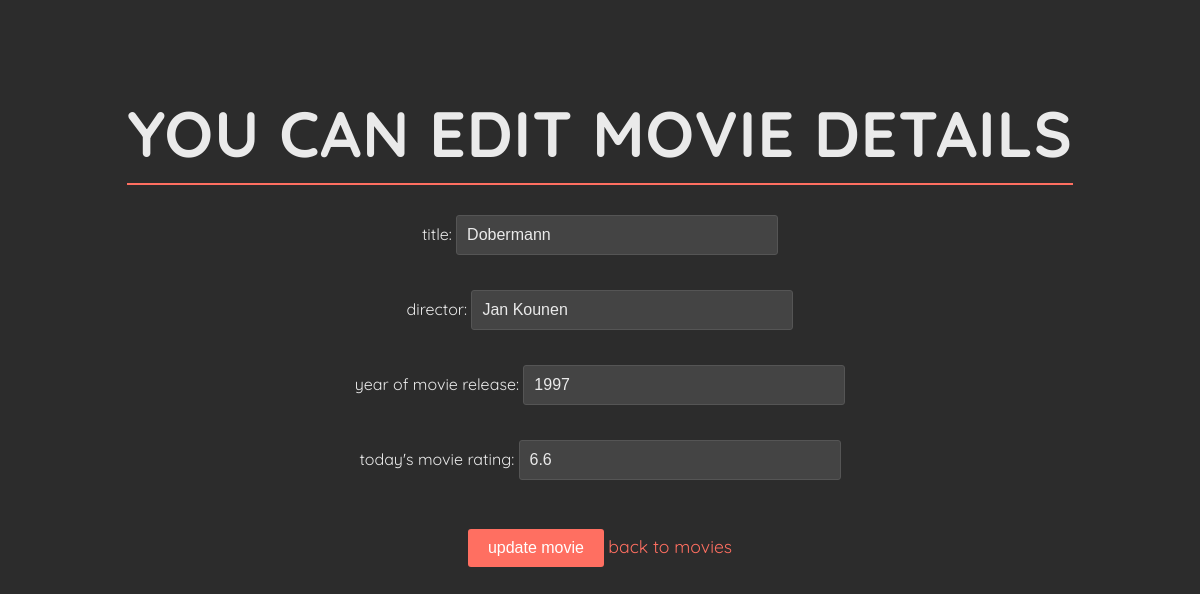
Page /movies/7/edit on the committed database.
### data_models.py (models this page shows, shortened)
class Movie(db.Model):
    __tablename__ = 'movies'
    movie_id = db.Column(db.Integer, primary_key=True, autoincrement=True)
    title = db.Column(db.String(250), nullable=False)
    director = db.Column(db.String(200), nullable=False)
    release_year = db.Column(db.Integer, nullable=False)
    movie_rating = db.Column(db.Float, nullable=False)
    users = relationship('User', secondary=user_movies, back_populates='movies')

### app.py (the view, shortened to what this page needs)
@app.route('/movies/<int:movie_id>/edit', methods=['GET', 'POST'])
def update_movie(movie_id):
    movie = data_manager.get_movie_by_id(movie_id)
    if not movie:
        flash('Movie not found. 🪓', 'error')
        return redirect(url_for('list_movies'))
    return render_template('update_movie.html', movie=movie)

### datamanager/sqlite_data_manager.py (called while the page is built)
    def get_movie_by_id(self, movie_id):
        with self.app.app_context():
            return self.db.session.query(Movie).filter_by(movie_id=movie_id).first()

### templates/update_movie.html (shortened to what this page needs)
<!DOCTYPE html>
<html lang="en">
<head>
</head>
<body>
    <h1>you can edit movie details</h1><br>
    <form method="post" action="">
        <label for="title">title:</label>
        <input type="text" id="title" name="title" value="{{ movie.title }}" required><br><br>
        <label for="director">director:</label>
        <input type="text" id="director" name="director" value="{{ movie.director }}" required><br><br>
        <label for="release_year">year of movie release:</label>
        <input type="text" id="release_year" name="release_year" value="{{ movie.release_year }}" required><br><br>
        <label for="movie_rating">today's movie rating:</label>
        <input type="text" id="movie_rating" name="movie_rating" value="{{ movie.movie_rating }}" required><br><br>
        <input type="submit" value="update movie">
         <a href="{{ url_for('list_movies') }}">back to movies</a>
    </form>
</body>
</html>

### templates/update_movie.html (style rules this page uses)
body { background-color: #2C2C2C; font-family: 'Quicksand', sans-serif; color: #EAEAEA; text-align: center; padding: 50px; margin: 0; }
h1 { font-size: 4rem; color: #EAEAEA; margin-bottom: 30px; text-transform: uppercase; letter-spacing: 1px; border-bottom: 2px solid #FF6F61; display: inline-block; padding-bottom: 10px; }
input[type="text"] { width: 100%; max-width: 300px; padding: 10px; margin-bottom: 15px; border: 1px solid #555; border-radius: 3px; background-color: #444; color: #EAEAEA; font-size: 1rem; }
input[type="submit"] { background-color: #FF6F61; border: none; color: #FFFFFF; padding: 10px 20px; font-size: 1rem; cursor: pointer; border-radius: 3px; transition: background-color 0.3s; }
a { color: #FF6F61; text-decoration: none; font-size: 1.1rem; margin-top: 20px; display: inline-block; }

### rows in the picture
Movie: title "Dobermann", director "Jan Kounen", release_year "1997", movie_rating "6.6"
